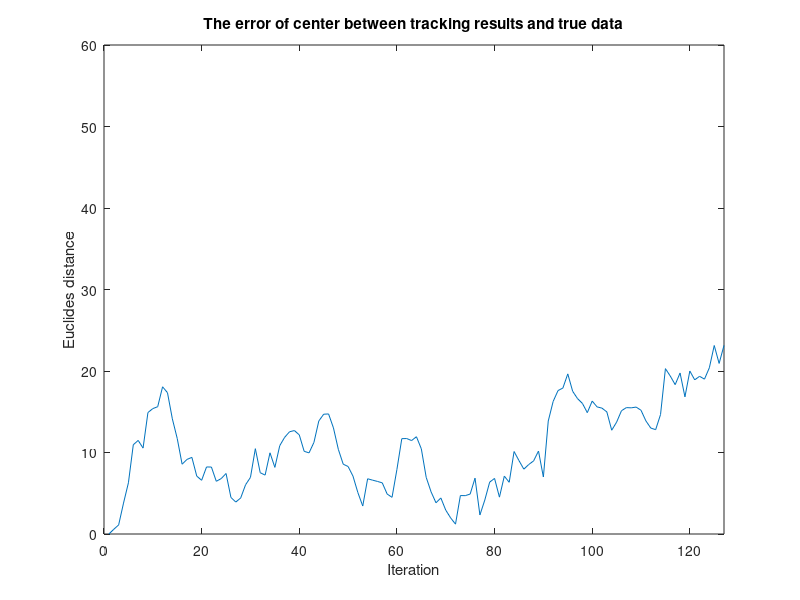

Reproduce this figure in MATLAB.
load dogtruth_rectspace.txt
correct = dogtruth_rectspace;
[m,n]=size(correct);
c = zeros(m,2);
c(:,1) = correct(:,1) + correct(:,3)/2;
c(:,2) = correct(:,2) + correct(:,4)/2;

s = zeros(m,2);

load tic_x_dog.mat
load tic_y_dog.mat
s(:,1)= tic_x_dog(2:m+1,1);
s(:,2)= tic_y_dog(2:m+1,1);

error=zeros(1,m);
error = sqrt  (   (c(:,1)-s(:,1)).^2 + (c(:,2)- s(:,2)).^2   ) ;
i=1:m;
plot(i,error);
axis([0,127,0,60]);
xlabel('Iteration');
ylabel('Euclides distance');
title('The error of center between tracking results and true data');

